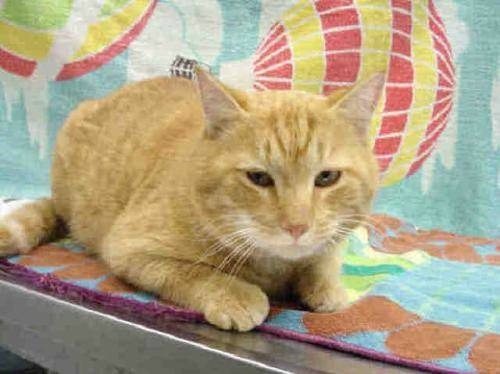
#> input picture OpenCV_knn_Class_Dogs_Cats/cats_dogs_images/0175e608-4ba8-4c0f-b9c4-7adebd3e7f30.jpg, 500 x 374 px; its folder holds only this picture in this run
$ jupyter execute --allow-errors Class_Cats_Dogs_imagen.ipynb
#> lines starting #> are read from the running program, lines starting #| are printed output that depends on the picture
# Clasificación de imágenes KNN con OpenCV

[cell 1]
# Importamos las librerias a usar
import json
import numpy as np
import pandas as pd
import matplotlib.pyplot as plt
from imutils import paths
import seaborn as sns
import random
import time
from datetime import datetime
import cv2
from sklearn.model_selection import train_test_split
from sklearn.metrics import confusion_matrix, accuracy_score

## Acerca del conjunto de datos

En este proyecto, trabajaremos con un conjunto de 400 imágenes, 200 de gatos y 200 de perros, cada una con sus respectivas etiquetas. Puedes descargar las imágenes desde el siguiente enlace [Dataset source](https://cv-studio-accessible.s3.us-south.cloud-object-storage.appdomain.cloud/cats_dogs_images_.zip). Nuestro objetivo es desarrollar un modelo de clasificación de imágenes utilizando visión computacional. Entrenaremos el modelo con estas imágenes para que pueda distinguir entre imágenes que contienen un perro o un gato. Una vez entrenado, podremos utilizar el modelo para detectar automáticamente si una imagen dada contiene un perro o un gato."

[cell 2]
# Abre el archivo JSON con las etiquetas
with open('_annotations.json', 'r') as file:
    # Carga el contenido del archivo en una variable
#> (reads OpenCV_knn_Class_Dogs_Cats/_annotations.json from the repository)
    label = json.load(file)

[cell 3]
# Visualiza las 5 primeras etiquetas
list(label['annotations'].items())[:5]

### Cargar y trazar la imagen

[cell 4]
# Selecciona una imagen aleatoria
imagenes_aleatorias = 'cats_dogs_images/' + random.choice(list(label["annotations"].keys()))
# Abrimos la imagen
imagen_prueba = cv2.imread(imagenes_aleatorias)
# Cambiamos a formato RGB
#> (the rest of this cell did not finish here and is left out)

Antes de utilizar el modelo, es necesario realizar el preprocesamiento de los datos, transformamos la imagen a escala de grises, lo que simplificará el proceso y disminuirá la cantidad de recursos computacionales necesarios.

#> (a cell that did not finish here is left out)

Cambiar el tamaño de la imagen puede acelerar el entrenamiento del algoritmo

#> (a cell that did not finish here is left out)

Aplanar la imagen para convertirla en una matriz unidimensional  que pueda ser procesada por algoritmos de machine learning.

#> (a cell that did not finish here is left out)

Después de aplicar estos pasos a una imagen de ejemplo y asegurarnos que todo funcione como esperas, el siguiente paso sería aplicar los mismos pasos a todas las demás imágenes en el conjunto de datos.

[cell 8]
# Crear una lista con las rutas de cada imagen
image_paths = list(paths.list_images('cats_dogs_images'))
train_imag = []
train_labels = []
class_object = label['labels']

# Iterar sobre la lista de rutas de imágenes
for (i, image_path) in enumerate(image_paths):
    # Abrir la imagen
    image = cv2.imread(image_path)
#> image is the input picture: shape (374, 500, 3); mean B, G, R 132.6, 160.7, 174.3
    # Convertir la imagen a escala de grises
    image = cv2.cvtColor(image, cv2.COLOR_BGR2GRAY)
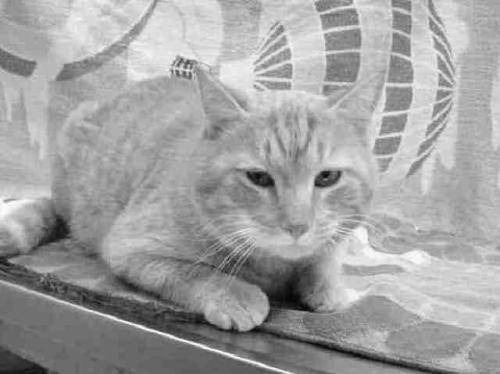
#> image: shape (374, 500); min 2, max 254, mean 161.6
    # Etiquetas
    etiqueta = class_object.index(label['annotations'][image_path[17:]][0]['label'])
    tmp_label = label['annotations'][image_path[17:]][0]['label']
    # Redimensionar la imagen
    image = cv2.resize(image, (32, 32))
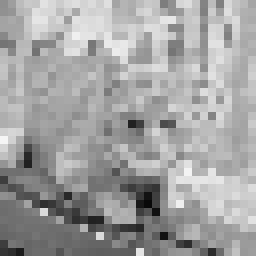
#> image: shape (32, 32) (shown 8 times larger); min 9, max 245, mean 161.3
    # Aplanar la imagen
    pixels = image.flatten()
#> pixels = 1024 values, max 245 at index 544, min 9 at index 818, mean 161.3
    # Agregar las imágenes aplanadas
    train_imag.append(pixels)
    train_labels.append(etiqueta)
    # Imprimir el resultado
    if tmp_label == 'cat':
        print('Cargando...', '\U0001F408', 'La imagen', str(i+1), 'es un', tmp_label)
    else:
        print('Cargando...', '\U0001F436', 'La imagen', str(i+1), 'es un', tmp_label)

creamos una matriz de imágenes de entrenamiento en formato float32 y una matriz de etiquetas en formato (label size, 1), donde cada etiqueta sea un número entero que represente la clase a la que pertenece la imagen correspondiente.

[cell 9]
# Convierte la lista de imágenes de entrenamiento en una matriz numpy de tipo float32
train_imag = np.array(train_imag).astype('float32')
# Convierte la lista de etiquetas de entrenamiento en una matriz numpy
train_labels = np.array(train_labels)

[cell 10]
# Convierte las etiquetas de entrenamiento a números enteros
train_labels = train_labels.astype(int)
# Redimensiona las etiquetas de entrenamiento
train_labels = train_labels.reshape((train_labels.size, 1))
# Imprime las etiquetas de entrenamiento
print(train_labels)

## Modelo

Dividimos los datos en entrenamiento y prueba

#> (a cell that did not finish here is left out)

Entrenamos el modelo KNN, evaluamos las imágenes de entrenamiento y prueba para obtener la precisión del modelo. Probamos varios valores de k para encontrar el óptimo, que determina cuántos vecinos se utilizan en el proceso de votación.

[cell 12]
# Instanciamos el modelo
model = cv2.ml.KNearest_create()
# Entrenamos el modelo con los datos de entrenamiento
#> (the rest of this cell did not finish here and is left out)

Después de entrenar el modelo, evaluamos los resultados para determinar cuál es el mejor valor de k.

[cell 13]
## Creamos una lista vacía para guardar la precisión y la matriz de confusión
accuracy = []
matrices_confusion = []

## Utilizaremos un bucle porque tenemos múltiples valores de k
#> (the rest of this cell did not finish here and is left out)

ahora graficamos

[cell 14]
t = 0
## Para cada valor de k crearemos una matriz de confusión
for array in matrices_confusion:
    # Creamos un DataFrame a partir del array de la matriz de confusión
    df_cm = pd.DataFrame(array)
    # Ajustamos el tamaño de fuente para las etiquetas
    sns.set(font_scale=1.2)
    # Creamos el heatmap de la matriz de confusión
    sns.heatmap(df_cm, annot=True, annot_kws={"size": 14}, fmt=".0f")
    t += 1
    # Añadimos un título a la matriz de confusión
    plt.title("Matriz de confusión para k igual a " + str(t))
    plt.show()
